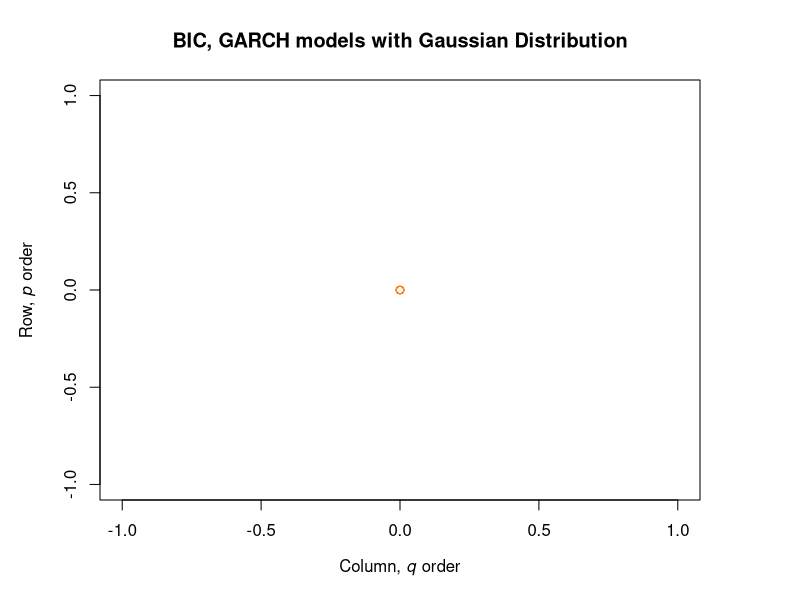

Write the R code that produced this figure. (Note: this script raises an error after producing the figure.)
# Determining sGARCH for normal distribution using AIC
aic_garch_norm = matrix(0,5,5)
for (i in 1:5) {
  for (j in 1:5) {
    tryCatch({
      garch_spec = ugarchspec(variance.model = list(garchOrder=c(i,j), 
                                                    model = "sGARCH"), 
                              mean.model = list(armaOrder=c(0,0),
                                                include.mean = TRUE),
                              distribution.model = "norm")
      garch_fit = ugarchfit(spec=garch_spec, data=returns, 
                            solver = "gosolnp",
                            solver.control=list(trace = 1))
      aic_garch_norm[i,j] = infocriteria(garch_fit)[2]
    }, error=function(e){cat("ERROR :",conditionMessage(e), "\n")})
  }
}

aic_garch_norm
which(min(aic_garch_norm) == aic_garch_norm)

par(mar=c(5, 5, 4, 5))
plot(aic_garch_norm, col=heat.colors(n = 10, alpha = 0.9), digits = 4,
     main = "BIC, GARCH models with Gaussian Distribution",
     xlab = expression(paste("Column, ", italic("q"), " order")), 
     ylab = expression(paste("Row, ", italic("p"), " order")))
dev.off

# Model specification
garchspec_norm = ugarchspec(mean.model = list(armaOrder = c(0,0), 
                                                include.mean = TRUE), 
                              variance.model = list(garchOrder = c(1,1), 
                                                    model = "sGARCH"),
                              distribution.model = "norm")
garchfit_norm = ugarchfit(data = returns, spec = garchspec_norm, solver = "gosolnp",
                            solver.control=list(trace = 1))
garchfit_norm

ts.plot(garchfit_norm@fit$z)

# Model validation
par(mfrow=c(1,2))
acf(garchfit_norm@fit$z, main = "ACF of the standardized residuals") # acf of the standardized residuals
acf(garchfit_norm@fit$z^2, main = "ACF of the squared standardized residuals") # acf of (standardized residuals)^2 
dev.off
par(mfrow=c(1,2))
plot(garchfit_norm, which = 9) # QQ plot of the standardized residuals
plot(garchfit_norm, which = 8)
dev.off

#-------------------------------------------------------------------------------

# Determining sGARCH for sstd distribution using AIC
aic_garch_sstd = matrix(0,5,5)
for (i in 1:5) {
  for (j in 1:5) {
    tryCatch({
      garch_spec = ugarchspec(variance.model = list(garchOrder=c(i,j), 
                                                    model = "sGARCH"), 
                              mean.model = list(armaOrder=c(0,0),
                                                include.mean = FALSE),
                              distribution.model = "sstd")
      garch_fit = ugarchfit(spec=garch_spec, data=returns, 
                            solver = "gosolnp",
                            solver.control=list(trace = 1))
      aic_garch_sstd[i,j] = infocriteria(garch_fit)[2]
    }, error=function(e){cat("ERROR :",conditionMessage(e), "\n")})
  }
}

aic_garch_sstd
which(min(aic_garch_sstd) == aic_garch_sstd)

par(mar=c(5, 5, 4, 5))
plot(aic_garch_sstd, col=heat.colors(n = 10, alpha = 0.9), digits = 4,
     main = "BIC, GARCH models with skewed student's t-distribution",
     xlab = expression(paste("Column, ", italic("q"), " order")), 
     ylab = expression(paste("Row, ", italic("p"), " order")))
dev.off


# Model specification
garchspec_sstd = ugarchspec(mean.model = list(armaOrder = c(0,0), 
                                                include.mean = TRUE), 
                              variance.model = list(garchOrder = c(1,1), 
                                                    model = "sGARCH"),
                              distribution.model = "sstd")
garchfit_sstd = ugarchfit(data = returns, spec = garchspec_sstd, solver = "gosolnp",
                            solver.control=list(trace = 1))
garchfit_sstd

# Model validation
par(mfrow = c(1,2))
acf(garch22fit_sstd@fit$z, main = "ACF of the standardized residuals") # acf of the standardized residuals
acf(garch22fit_sstd@fit$z^2, main = "ACF of the squared standardized residuals") # acf of (standardized residuals)^2 
dev.off
par(mfrow = c(1,2))
plot(garch22fit_sstd, which = 9) # QQ plot of the standardized residuals
plot(garch22fit_sstd, which = 8)
dev.off
#-------------------------------------------------------------------------------

# Determining sGARCH for ged distribution using AIC
aic_garch_ged = matrix(0,5,5)
for (i in 1:5) {
  for (j in 1:5) {
    tryCatch({
      garch_spec = ugarchspec(variance.model = list(garchOrder=c(i,j), 
                                                    model = "sGARCH"), 
                              mean.model = list(armaOrder=c(0,0),
                                                include.mean = FALSE),
                              distribution.model = "ged")
      garch_fit = ugarchfit(spec=garch_spec, data=returns, 
                            solver = "gosolnp",
                            solver.control=list(trace = 1))
      aic_garch_ged[i,j] = infocriteria(garch_fit)[2]
    }, error=function(e){cat("ERROR :",conditionMessage(e), "\n")})
  }
}

aic_garch_ged
which(min(aic_garch_ged) == aic_garch_ged)

par(mar=c(5, 5, 4, 5))
plot(aic_garch_ged, col=heat.colors(n = 10, alpha = 0.9), digits = 4,
     main = "BIC, GARCH models with generalized error distribution",
     xlab = expression(paste("Column, ", italic("q"), " order")), 
     ylab = expression(paste("Row, ", italic("p"), " order")))
dev.off


# Model specification
garchspec_ged = ugarchspec(mean.model = list(armaOrder = c(0,0), 
                                               include.mean = TRUE), 
                             variance.model = list(garchOrder = c(1,1), 
                                                   model = "sGARCH"),
                             distribution.model = "ged")
garchfit_ged = ugarchfit(data = returns, spec = garchspec_ged, solver = "gosolnp",
                           solver.control=list(trace = 1))
garchfit_ged

# Model validation
par(mfrow = c(1,2))
acf(garchfit_ged@fit$z, main = "ACF of the standardized residuals") # acf of the standardized residuals
acf(garchfit_ged@fit$z^2,  main = "ACF of the squared standardized residuals") # acf of (standardized residuals)^2 
dev.off
par(mfrow = c(1,2))
plot(garchfit_ged, which = 9) # QQ plot of the standardized residuals
plot(garchfit_ged, which = 8)
dev.off
# --------------------------------------------------------------------------
# Leverage effect
ccf_norm = ccf(garch22fit_norm@fit$sigma, as.ts(returns))
ccf_sstd = ccf(garchfit_sstd@fit$sigma, as.ts(returns))
ccf_ged = ccf(garch22fit_ged@fit$sigma, as.ts(returns))

layout(matrix(c(0,1,1,0,2,2,3,3), 2, 4, byrow = TRUE))
plot(ccf_norm[ccf_norm$lag[36:71],], main = expression(paste(hat(rho)(sigma[t], epsilon[t-h]), " where " , eta[t], " is standard normal")), las =1)
plot(ccf_sstd[ccf_sstd$lag[36:71],], main = expression(paste(hat(rho)(sigma[t], epsilon[t-h]), " where " , eta[t], " is SSTD")), las =1)
plot(ccf_ged[ccf_ged$lag[36:71],], main = expression(paste(hat(rho)(sigma[t], epsilon[t-h]), " where " , eta[t], " is GED")), las =1)


# Simulations
# SSTD
sim = ugarchsim(fit = garch22fit_sstd, n.sim = length(returns), n.start = 0, m.sim = 1000, rseed = NA)
kurt = kurtosis(sim@simulation$seriesSim)
mean(t(kurt))

# Normal
sim = ugarchsim(fit = garch22fit_norm, n.sim = length(returns), n.start = 0, m.sim = 1000, rseed = NA)
kurt = kurtosis(sim@simulation$seriesSim)
mean(t(kurt))

# GED
sim = ugarchsim(fit = garch22fit_ged, n.sim = length(returns), n.start = 0, m.sim = 1000, rseed = NA)
kurt = kurtosis(sim@simulation$seriesSim)
mean(t(kurt))
